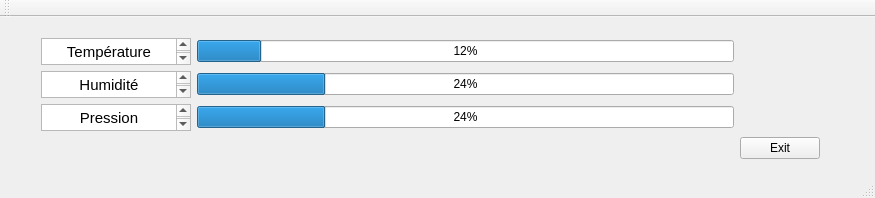
<?xml version="1.0" encoding="UTF-8"?>
<ui version="4.0">
 <class>MainWindow</class>
 <widget class="QMainWindow" name="MainWindow">
  <property name="geometry">
   <rect>
    <x>0</x>
    <y>0</y>
    <width>875</width>
    <height>198</height>
   </rect>
  </property>
  <property name="windowTitle">
   <string>Station météo</string>
  </property>
  <widget class="QWidget" name="centralWidget">
   <widget class="QWidget" name="gridLayoutWidget">
    <property name="geometry">
     <rect>
      <x>30</x>
      <y>10</y>
      <width>801</width>
      <height>143</height>
     </rect>
    </property>
    <layout class="QGridLayout" name="gridLayout">
     <item row="0" column="0">
      <widget class="QTextBrowser" name="textBrowser">
       <property name="maximumSize">
        <size>
         <width>150</width>
         <height>30</height>
        </size>
       </property>
       <property name="font">
        <font>
         <pointsize>10</pointsize>
        </font>
       </property>
       <property name="html">
        <string>&lt;!DOCTYPE HTML PUBLIC &quot;-//W3C//DTD HTML 4.0//EN&quot; &quot;http://www.w3.org/TR/REC-html40/strict.dtd&quot;&gt;
&lt;html&gt;&lt;head&gt;&lt;meta name=&quot;qrichtext&quot; content=&quot;1&quot; /&gt;&lt;style type=&quot;text/css&quot;&gt;
p, li { white-space: pre-wrap; }
&lt;/style&gt;&lt;/head&gt;&lt;body style=&quot; font-family:'Ubuntu'; font-size:10pt; font-weight:400; font-style:normal;&quot;&gt;
&lt;p align=&quot;center&quot; style=&quot; margin-top:0px; margin-bottom:0px; margin-left:0px; margin-right:0px; -qt-block-indent:0; text-indent:0px;&quot;&gt;&lt;span style=&quot; font-size:11pt;&quot;&gt;Température&lt;/span&gt;&lt;/p&gt;&lt;/body&gt;&lt;/html&gt;</string>
       </property>
      </widget>
     </item>
     <item row="1" column="0">
      <widget class="QTextBrowser" name="textBrowser_2">
       <property name="maximumSize">
        <size>
         <width>150</width>
         <height>30</height>
        </size>
       </property>
       <property name="html">
        <string>&lt;!DOCTYPE HTML PUBLIC &quot;-//W3C//DTD HTML 4.0//EN&quot; &quot;http://www.w3.org/TR/REC-html40/strict.dtd&quot;&gt;
&lt;html&gt;&lt;head&gt;&lt;meta name=&quot;qrichtext&quot; content=&quot;1&quot; /&gt;&lt;style type=&quot;text/css&quot;&gt;
p, li { white-space: pre-wrap; }
&lt;/style&gt;&lt;/head&gt;&lt;body style=&quot; font-family:'Ubuntu'; font-size:11pt; font-weight:400; font-style:normal;&quot;&gt;
&lt;p align=&quot;center&quot; style=&quot; margin-top:0px; margin-bottom:0px; margin-left:0px; margin-right:0px; -qt-block-indent:0; text-indent:0px;&quot;&gt;Humidité&lt;/p&gt;&lt;/body&gt;&lt;/html&gt;</string>
       </property>
      </widget>
     </item>
     <item row="0" column="1">
      <widget class="QProgressBar" name="Temperature">
       <property name="toolTip">
        <string>&lt;html&gt;&lt;head/&gt;&lt;body&gt;&lt;p&gt;Temperature&lt;/p&gt;&lt;/body&gt;&lt;/html&gt;</string>
       </property>
       <property name="value">
        <number>12</number>
       </property>
      </widget>
     </item>
     <item row="2" column="0">
      <widget class="QTextBrowser" name="textBrowser_3">
       <property name="maximumSize">
        <size>
         <width>150</width>
         <height>30</height>
        </size>
       </property>
       <property name="html">
        <string>&lt;!DOCTYPE HTML PUBLIC &quot;-//W3C//DTD HTML 4.0//EN&quot; &quot;http://www.w3.org/TR/REC-html40/strict.dtd&quot;&gt;
&lt;html&gt;&lt;head&gt;&lt;meta name=&quot;qrichtext&quot; content=&quot;1&quot; /&gt;&lt;style type=&quot;text/css&quot;&gt;
p, li { white-space: pre-wrap; }
&lt;/style&gt;&lt;/head&gt;&lt;body style=&quot; font-family:'Ubuntu'; font-size:11pt; font-weight:400; font-style:normal;&quot;&gt;
&lt;p align=&quot;center&quot; style=&quot; margin-top:0px; margin-bottom:0px; margin-left:0px; margin-right:0px; -qt-block-indent:0; text-indent:0px;&quot;&gt;Pression&lt;/p&gt;&lt;/body&gt;&lt;/html&gt;</string>
       </property>
      </widget>
     </item>
     <item row="2" column="1">
      <widget class="QProgressBar" name="Pression">
       <property name="value">
        <number>24</number>
       </property>
      </widget>
     </item>
     <item row="3" column="2">
      <widget class="QPushButton" name="pushButton">
       <property name="text">
        <string>Exit</string>
       </property>
      </widget>
     </item>
     <item row="1" column="1">
      <widget class="QProgressBar" name="Humidite">
       <property name="value">
        <number>24</number>
       </property>
      </widget>
     </item>
    </layout>
   </widget>
  </widget>
  <widget class="QToolBar" name="mainToolBar">
   <attribute name="toolBarArea">
    <enum>TopToolBarArea</enum>
   </attribute>
   <attribute name="toolBarBreak">
    <bool>false</bool>
   </attribute>
  </widget>
  <widget class="QStatusBar" name="statusBar"/>
 </widget>
 <layoutdefault spacing="6" margin="11"/>
 <resources/>
 <connections/>
</ui>
